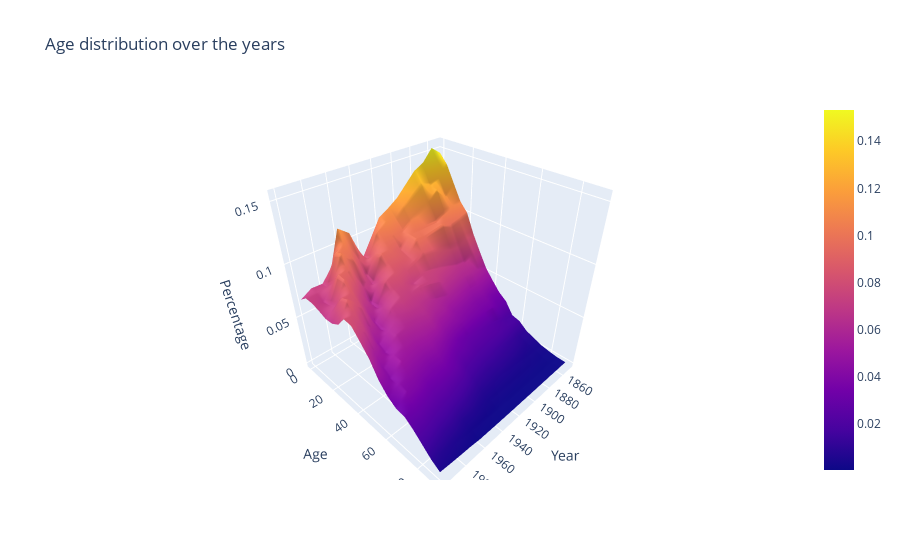

Here is the notebook cell this chart was saved with:
### Code cell
# alternative: 3d plot
yrs, ags = np.meshgrid(years, ages)
# Create a surface plot
surface = go.Surface(x=yrs, y=ags, z=h.T)

# Create a figure object
fig = go.Figure(data=[surface])

# Set layout options
fig.update_layout(
    title='Age distribution over the years',
    scene=dict(
        xaxis=dict(title='Year'),
        yaxis=dict(title='Age'),
        zaxis=dict(title='Percentage'),
    )
)

# Show the plot
fig.show()
pio.write_image(fig, 'age_distribution_3D.pdf', format='pdf')

### Figure 1 — Plotly figure (JSON) as saved in the notebook; plotly's stock layout.template omitted (floating-point values rounded to 4 significant figures; data arrays with more than 128 entries replaced by an {"elided": "..."} marker saying what was removed)
{"data": [{"type": "surface", "x": {"elided": "19x15 int values"}, "y": {"elided": "19x15 int values"}, "z": {"elided": "19x15 float values"}}], "layout": {"scene": {"xaxis": {"title": {"text": "Year"}}, "yaxis": {"title": {"text": "Age"}}, "zaxis": {"title": {"text": "Percentage"}}}, "title": {"text": "Age distribution over the years"}}}
